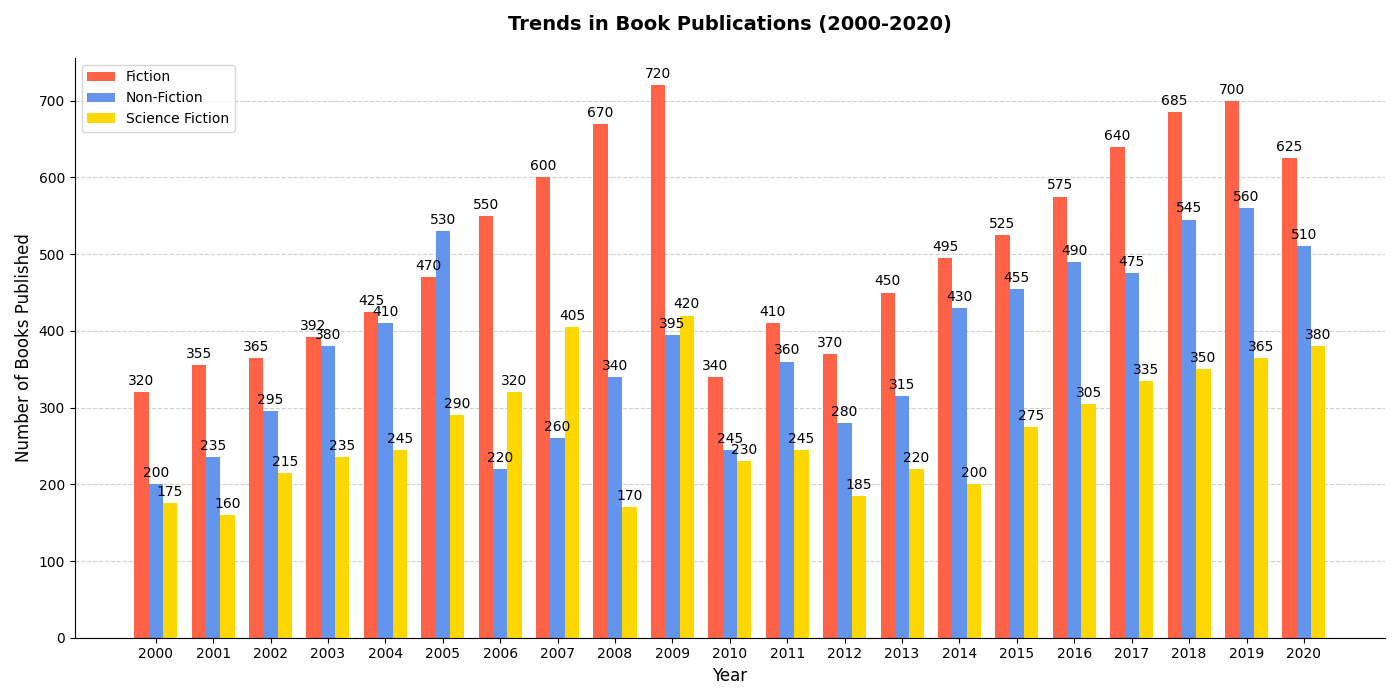

Source code (Python):
import matplotlib.pyplot as plt
import numpy as np

# Years and altered data
years = np.arange(2000, 2021)
fiction_books = [320, 355, 365, 392, 425, 470, 550, 600, 670, 720, 340, 410, 370, 450, 495, 525, 575, 640, 685, 700, 625]
non_fiction_books = [200, 235, 295, 380, 410, 530, 220, 260, 340, 395, 245, 360, 280, 315, 430, 455, 490, 475, 545, 560, 510]
scifi_books = [175, 160, 215, 235, 245, 290, 320, 405, 170, 420, 230, 245, 185, 220, 200, 275, 305, 335, 350, 365, 380]

# Create plot
fig, ax = plt.subplots(figsize=(14, 7))
width = 0.25
x = np.arange(len(years))

rects1 = ax.bar(x - width, fiction_books, width, label='Fiction', color='tomato')
rects2 = ax.bar(x, non_fiction_books, width, label='Non-Fiction', color='cornflowerblue')
rects3 = ax.bar(x + width, scifi_books, width, label='Science Fiction', color='gold')

# Set labels and title
ax.set_xlabel('Year', fontsize=12)
ax.set_ylabel('Number of Books Published', fontsize=12)
ax.set_title('Trends in Book Publications (2000-2020)', fontsize=14, fontweight='bold', pad=20)
ax.set_xticks(x)
ax.set_xticklabels(years)
ax.legend()

# Add labels on top of bars
def add_labels(rects):
    for rect in rects:
        height = rect.get_height()
        ax.annotate('{}'.format(height),
                    xy=(rect.get_x() + rect.get_width() / 2, height),
                    xytext=(0, 3),
                    textcoords="offset points",
                    ha='center', va='bottom', fontsize=10)

add_labels(rects1)
add_labels(rects2)
add_labels(rects3)

ax.spines['right'].set_visible(False)
ax.spines['top'].set_visible(False)
ax.yaxis.grid(True, linestyle='--', alpha=0.6)
ax.set_axisbelow(True)

plt.tight_layout()
plt.show()
